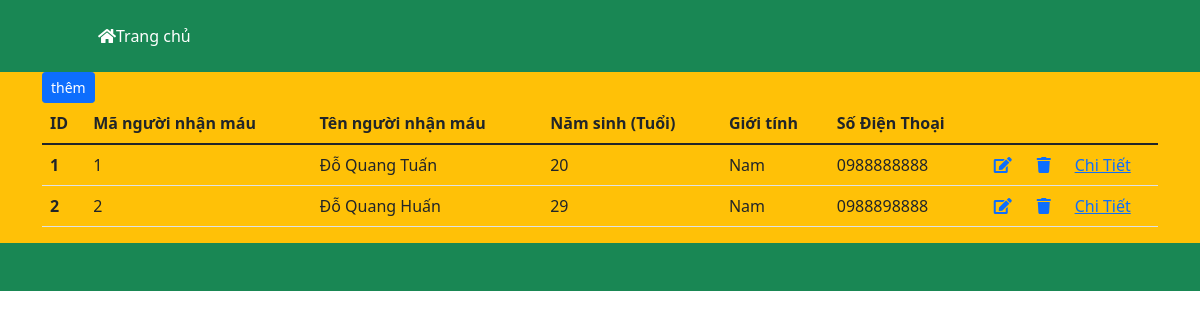
The page / on the database its author committed.
### tables this page shows
CREATE TABLE `nguoi_nhan_mau` (
  `reci_id` int(100) NOT NULL,
  `reci_name` varchar(300) DEFAULT NULL,
  `reci_age` int(200) DEFAULT NULL,
  `reci_bgrp` char(255) DEFAULT NULL,
  `reci_bqnty` char(200) DEFAULT NULL,
  `reci_sex` varchar(10) DEFAULT NULL,
  `reci_reg_date` date DEFAULT NULL,
  `reci_phno` char(50) DEFAULT NULL
);

### index.php (the view, shortened to what this page needs)
<?php
  include("pratials/header.php");
 ?>
  <main class="bg-warning">
      <div class="container">
          <div class="row">
                <div>
                  <a class="btn btn-primary btn-sm " href="./Add.php" role="button">thêm</a>
                </div>
              <div class="directory-table">
                <div class="table">
                    <table class="table">
                        <thead>
                            <tr>
                            <th scope="col">ID</th>
                            <th scope="col">Mã người nhận máu</th>
                            <th scope="col">Tên người nhận máu</th>
                            <th scope="col">Năm sinh (Tuổi)</th>
                            <th scope="col">Giới tính</th>
                            <th scope="col">Số Điện Thoại</th>
                            </tr>
                        </thead>
                        <tbody>
                            <?php
                                $conn = mysqli_connect('localhost','root','','hienmau');
                                $sql = "SELECT * from nguoi_nhan_mau";
                                $result = mysqli_query($conn,$sql);
                                if(mysqli_num_rows($result) > 0){
                                    $i=1;
                                    while($row = mysqli_fetch_assoc($result)){
                            ?>
                            <tr>
                            <th scope="row"><?php echo $i; ?> </th>
                            <td><?php echo $row['reci_id']; ?> </td>
                            <td><?php echo $row['reci_name']; ?> </td>
                            <td><?php echo $row['reci_age']; ?> </td>
                            <td><?php echo $row['reci_sex']; ?> </td>
                            <td><?php echo $row['reci_phno']; ?> </td>
                            <td><a href="sua.php?reci_id=<?php echo $row['reci_id']; ?>"><i class="fas fa-edit"></i></a></td>
                            <td><a href="delete.php?reci_id=<?php echo $row['reci_id']; ?>"><i class="fas fa-trash"></i></a></td>
                            <td><a href="Chitiet.php?reci_id=<?php echo $row['reci_id']; ?>">Chi Tiết</a></td>
                            </tr>
                            <?php
                                $i++;
                                }
                            }
                            ?>
                        </tbody>
                    </table>
                </div>
              </div>
          </div>
      </div>
</main>
<?php
  include("pratials/footer.php");
 ?>

### rows shown on the page
nguoi_nhan_mau: reci_id "1", reci_name "Đỗ Quang Tuấn", reci_age "20", reci_sex "Nam", reci_phno "0988888888"
nguoi_nhan_mau: reci_id "2", reci_name "Đỗ Quang Huấn", reci_age "29", reci_sex "Nam", reci_phno "0988898888"
